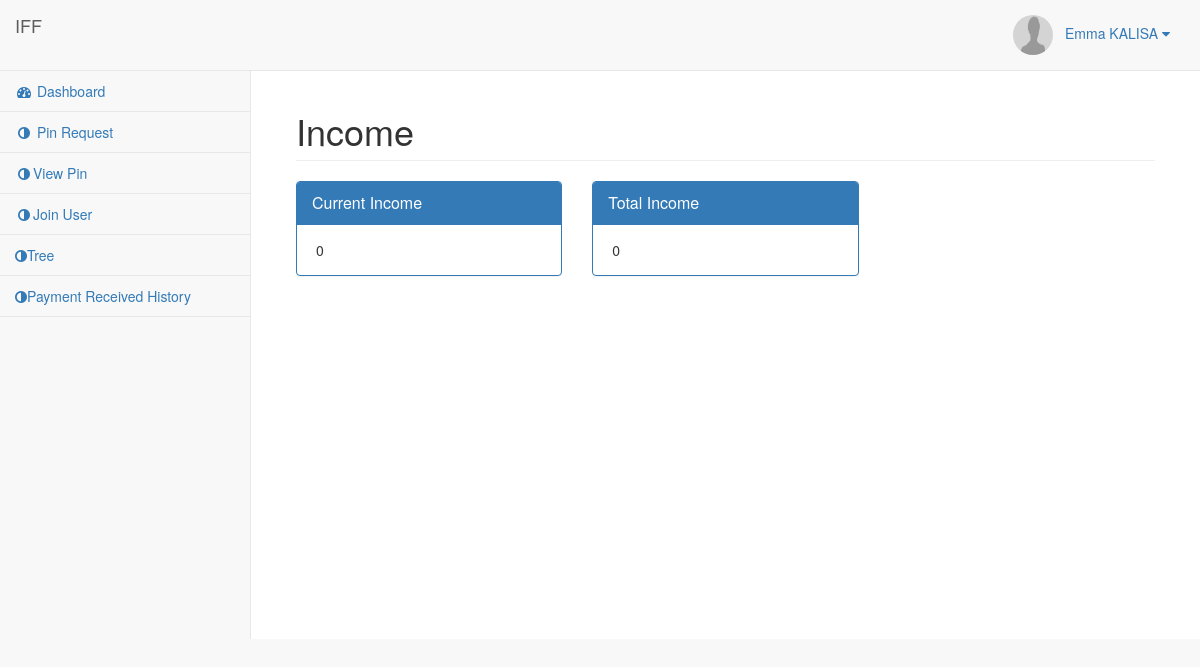
/income.php (signed in), run on the app's committed database.
### tables this page shows
CREATE TABLE `user` (
  `id` int(11) NOT NULL,
  `userident` int(11) NOT NULL,
  `Names` varchar(50) NOT NULL,
  `NationalID` bigint(50) NOT NULL,
  `password` varchar(30) NOT NULL,
  `mobile` varchar(12) NOT NULL,
  `address` text NOT NULL,
  `under_userpin` varchar(50) DEFAULT '',
  `side` enum('left','right') NOT NULL,
  `date` date NOT NULL,
  `user_status` varchar(100) NOT NULL,
  `picture` varchar(200) NOT NULL
);

CREATE TABLE `income` (
  `id` int(11) NOT NULL,
  `userident` int(11) DEFAULT NULL,
  `day_bal` int(11) DEFAULT '0',
  `current_bal` int(11) DEFAULT '0',
  `total_bal` int(11) DEFAULT '0',
  `date` date NOT NULL
);

### income.php (the view, shortened to what this page needs)
<?php
include('php-includes/connect.php');
$userident = $_SESSION['userident'];
?>
<!DOCTYPE html>
<html lang="en">
<head>
    <link href="vendor/bootstrap/css/bootstrap.min.css" rel="stylesheet">
    <link href="vendor/metisMenu/metisMenu.min.css" rel="stylesheet">
    <link href="dist/css/sb-admin-2.css" rel="stylesheet">
    <link href="vendor/font-awesome/css/font-awesome.min.css" rel="stylesheet" type="text/css">
</head>
<body>
    <div id="wrapper">
        <?php include('php-includes/menu.php'); ?>
        <div id="page-wrapper">
            <div class="container-fluid">
                <div class="row">
                    <div class="col-lg-12">
                        <h1 class="page-header">Income</h1>
                    </div>
                </div>
                <div class="row">
                	<?php
						$query = mysqli_query($con,"select * from income where userident='$userident'");
						$result = mysqli_fetch_array($query);
					?>
                	<div class="col-lg-4">
                    	<div class="panel panel-primary">
                        	<div class="panel-heading">
                            	<div class="panel-title">Current Income</div>
                            </div>
                            <div class="panel-body">
                            	<i class="fa fa-rupess"></i> <?php echo $result['current_bal']; ?>
                            </div>
                        </div>
                    </div>
                    <div class="col-lg-4">
                    	<div class="panel panel-primary">
                        	<div class="panel-heading">
                            	<div class="panel-title">Total Income</div>
                            </div>
                            <div class="panel-body">
                            	<i class="fa fa-rupess"></i> <?php echo $result['total_bal']; ?>
                            </div>
                        </div>
                    </div>
                </div>
            </div>
        </div>
    </div>
</body>
</html>

### php-includes/menu.php (shortened to what this page needs)
<?php
include('php-includes/connect.php');
$query = mysqli_query($con,"select * from user where userident='$userident'");
$result = mysqli_fetch_array($query);
?>
<nav class="navbar navbar-default navbar-static-top" role="navigation" style="margin-bottom: 0">
            <div class="navbar-header">
                <a class="navbar-brand" href="#">IFF</a>
            </div>
            <ul class="nav navbar-top-links navbar-right">
                <li class="dropdown">
                    <a class="dropdown-toggle" data-toggle="dropdown" href="#">
                    <img src="uploads/<?php echo  $result['picture']; ?>" class="user-image" alt="User Image" style="border-radius: 50%;" width="40px" height="40px"></i>&nbsp;&nbsp;&nbsp;<?php echo $result['Names']?> <i class="fa fa-caret-down"></i>
                    </a>
                </li>
            </ul>
            <br/>
            <div class="navbar-default sidebar" role="navigation">
                <div class="sidebar-nav navbar-collapse">
                    <ul class="nav" id="side-menu">
                        <li>
                            <a href="home.php"><i class="fa fa-dashboard fa-fw"></i> Dashboard</a>
                        </li>
                        <li>
                            <a href="pin-request.php"><i class="fa fa-adjust fa-fw"></i> Pin Request</a>
                        </li>
                        <li>
                            <a href="pin.php"><i class="fa fa-adjust fa-fw"></i>View Pin</a>
                        </li>
                        <li>
                            <a href="join.php"><i class="fa fa-adjust fa-fw"></i>Join User</a>
                        </li>
                        <li>
                            <a href="tree.php"><i class="fa fa-adjust fa-hub"></i>Tree</a>
                        </li>
						<li>
                            <a href="payment-received-history.php"><i class="fa fa-adjust fa-hub"></i>Payment Received History</a>
                        </li>
                    </ul>
                </div>
            </div>
        </nav>

### data on the page
user: picture (picture), Names "Emma KALISA"
income: current_bal "0", total_bal "0"
